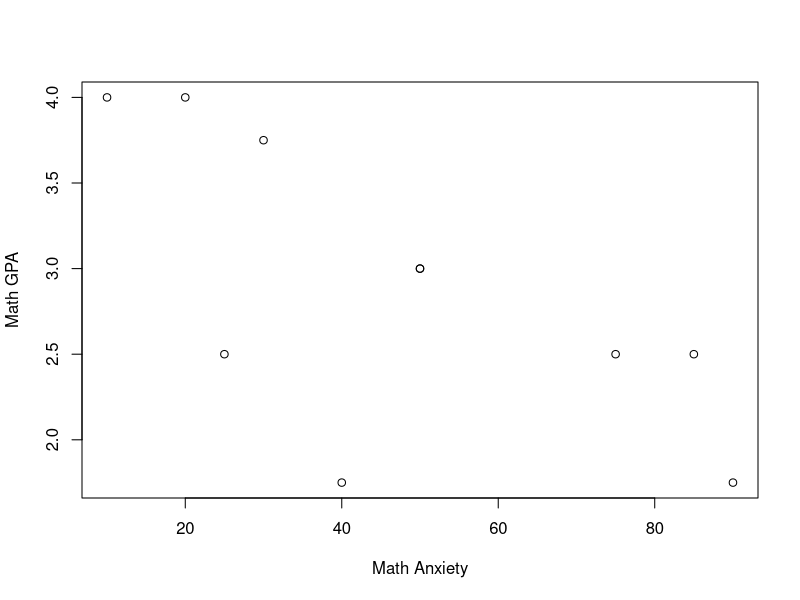

Recreate this plot in R.
Participant = c(1,2,3,4,5,6,7,8,9,10)
Math_Anxiety =c(10,90,85,50,50,75,20,25,30,40)
Math_GPA = c(4.00,1.75,2.50,3.00,3.00,2.50,4.00,2.50,3.75,1.75)
df <- as.data.frame(cbind(Participant,Math_Anxiety,Math_GPA))
df
x <- as.matrix(df[2])
y = as.matrix(df[3])
x
y
cor = cor.test(x,y)
cor
plot(x,y, xlab = 'Math Anxiety', ylab = 'Math GPA')